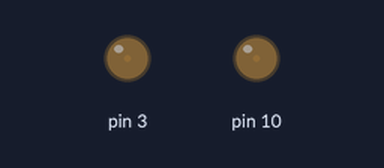
This sketch was run on a simulated Arduino Uno, built with avr-gcc and run on an emulated ATmega328P. On the bench: output pins drawn as LEDs (lit = HIGH).

Above: at 0.05 s.
At 1.95 s:
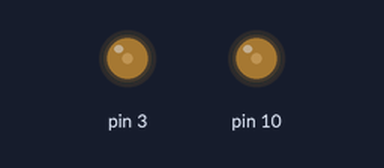
At 3.85 s:
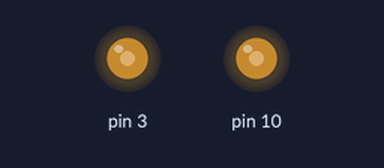
At 7.65 s:
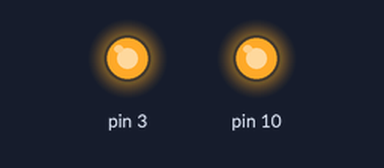
Timing chart, 0 to 10.0 s (numbered marks = the images above):
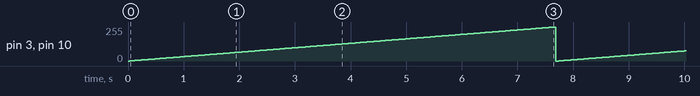

The sketch:

analog_led1.ino
```cpp
void setup()
{
  pinMode(10, OUTPUT);
  pinMode(3, OUTPUT);
}

void loop()
{
  for (int i=0;i<=255;i++){
  analogWrite(10,i);
  analogWrite(3,i);
    delay(30);
}
analogWrite(10,0);
analogWrite(3,0);
  delay(30);

}
```

Measured:
- by itself, pin 3, pin 10: ramps from 0/255 to 255/255 and jumps back, once every 7.7 s
